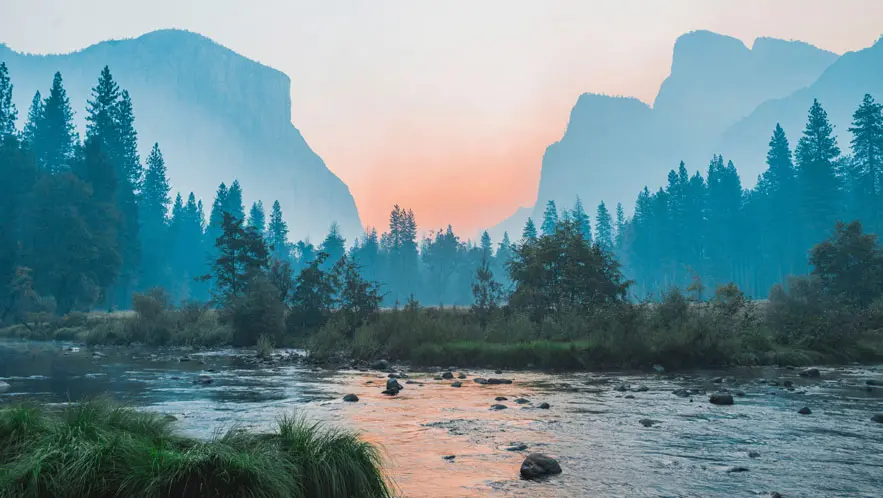
#> input picture data/sample.png, 883 x 498 px, found by its file name
$ python main.py   (older library calls are emulated)
#> lines starting #> are read from the running program, lines starting #| are printed output that depends on the picture; after the words box and inside, x2 and y2 are one past the last pixel; in counts of white or black regions, pixels touching at a corner belong together
### src/image_utils.py
import cv2
import os


def load_image(image_path):
    """
    Load an image from the specified path.
    Returns the image if successful, otherwise raises an error.
    """

    if not os.path.exists(image_path):
        raise FileNotFoundError(
            f"Image file not found: {image_path}"
        )

    image = cv2.imread(image_path)

    if image is None:
        raise ValueError(
            f"Unable to read the image: {image_path}"
        )

    return image


def get_image_info(image):
    """
    Display basic information about an image.
    """

    height, width = image.shape[:2]
    channels = 1 if len(image.shape) == 2 else image.shape[2]

    print("\n========== IMAGE INFORMATION ==========")
    print(f"Width       : {width} pixels")
    print(f"Height      : {height} pixels")
    print(f"Channels    : {channels}")
    print(f"Image Shape : {image.shape}")
    print("========================================")


def save_image(image, output_path):
    """
    Save a processed image to the specified path.
    """

    folder = os.path.dirname(output_path)

    if folder:
        os.makedirs(folder, exist_ok=True)

    success = cv2.imwrite(output_path, image)

    if not success:
        raise IOError(
            f"Unable to save image: {output_path}"
        )

    print(f"Image saved successfully: {output_path}")

### src/operations.py
import cv2
import matplotlib.pyplot as plt

def save_histogram(image, output_path):
    """
    Generate and save a grayscale image histogram.
    """

    if len(image.shape) != 2:
        image = cv2.cvtColor(
            image,
            cv2.COLOR_BGR2GRAY
        )

    histogram = cv2.calcHist(
        [image],
        [0],
        None,
        [256],
        [0, 256]
    )

    plt.figure(figsize=(8, 5))
    plt.plot(histogram)
    plt.title("Grayscale Image Histogram")
    plt.xlabel("Pixel Intensity")
    plt.ylabel("Frequency")
    plt.xlim([0, 256])
    plt.tight_layout()
    plt.savefig(output_path)
    plt.close()

    print(f"Histogram saved successfully: {output_path}")

def convert_to_grayscale(image):
    """
    Convert a BGR color image into grayscale.
    """

    gray_image = cv2.cvtColor(
        image,
        cv2.COLOR_BGR2GRAY
    )

    return gray_image


def resize_image(image, width=640, height=360):
    """
    Resize an image to the specified width and height.
    """

    resized_image = cv2.resize(
        image,
        (width, height),
        interpolation=cv2.INTER_AREA
    )

    return resized_image


def apply_gaussian_filter(image, kernel_size=5):
    """
    Apply Gaussian blur to reduce image noise.
    """

    if kernel_size % 2 == 0:
        raise ValueError(
            "Kernel size must be an odd number."
        )

    blurred_image = cv2.GaussianBlur(
        image,
        (kernel_size, kernel_size),
        0
    )

    return blurred_image

# [20 lines left out: function calculate_histogram, not called in this run]


def equalize_histogram(image):
    """
    Improve grayscale image contrast using
    histogram equalization.
    """

    if len(image.shape) != 2:
        image = cv2.cvtColor(
            image,
            cv2.COLOR_BGR2GRAY
        )

    equalized_image = cv2.equalizeHist(image)

    return equalized_image

def sobel_edge_detection(image):
    """
    Detect edges using the Sobel operator.
    Returns the gradient magnitude image.
    """

    if len(image.shape) != 2:
        image = cv2.cvtColor(
            image,
            cv2.COLOR_BGR2GRAY
        )

    sobel_x = cv2.Sobel(
        image,
        cv2.CV_64F,
        1,
        0,
        ksize=3
    )

    sobel_y = cv2.Sobel(
        image,
        cv2.CV_64F,
        0,
        1,
        ksize=3
    )

    # Convert the gradients to 8-bit images
    abs_x = cv2.convertScaleAbs(sobel_x)
    abs_y = cv2.convertScaleAbs(sobel_y)

    # Combine horizontal and vertical gradients
    magnitude = cv2.addWeighted(
        abs_x,
        0.5,
        abs_y,
        0.5,
        0
    )

    return magnitude


def canny_edge_detection(
        image,
        lower_threshold=100,
        upper_threshold=200):
    """
    Detect edges using the Canny edge detector.
    """

    if len(image.shape) != 2:
        image = cv2.cvtColor(
            image,
            cv2.COLOR_BGR2GRAY
        )

    edges = cv2.Canny(
        image,
        lower_threshold,
        upper_threshold
    )

    return edges
def binary_threshold(image, threshold=127):
    """
    Convert a grayscale image into a binary image
    using a fixed threshold.
    """

    if len(image.shape) != 2:
        image = cv2.cvtColor(
            image,
            cv2.COLOR_BGR2GRAY
        )

    _, binary = cv2.threshold(
        image,
        threshold,
        255,
        cv2.THRESH_BINARY
    )

    return binary


def adaptive_threshold(image):
    """
    Perform adaptive thresholding on a grayscale image.
    """

    if len(image.shape) != 2:
        image = cv2.cvtColor(
            image,
            cv2.COLOR_BGR2GRAY
        )

    adaptive = cv2.adaptiveThreshold(
        image,
        255,
        cv2.ADAPTIVE_THRESH_GAUSSIAN_C,
        cv2.THRESH_BINARY,
        11,
        2
    )

    return adaptive

### src/main.py
from image_utils import (
    load_image,
    get_image_info,
    save_image
)

from operations import (
    convert_to_grayscale,
    resize_image,
    apply_gaussian_filter,
    save_histogram,
    equalize_histogram,
    sobel_edge_detection,
    canny_edge_detection,
    binary_threshold,
    adaptive_threshold
)


# Input image
IMAGE_PATH = "data/sample.png"

# Output directory
OUTPUT_DIR = "output"


def main():

    try:

        # ==========================================================
        # 1. LOAD ORIGINAL IMAGE
        # ==========================================================

        image = load_image(IMAGE_PATH)
#> in load_image, image is the input picture: shape (498, 883, 3); mean B, G, R 147.2, 139.7, 108.4

        print("\n========== ORIGINAL IMAGE ==========")
        get_image_info(image)
#| Width       : 883 pixels
#| Height      : 498 pixels
#| Channels    : 3
#| Image Shape : (498, 883, 3)


        # ==========================================================
        # 2. GRAYSCALE CONVERSION
        # ==========================================================

        gray_image = convert_to_grayscale(image)
#> in convert_to_grayscale, `gray_image = cv2.cvtColor( image, cv2.COLOR_BGR2GRAY )`:
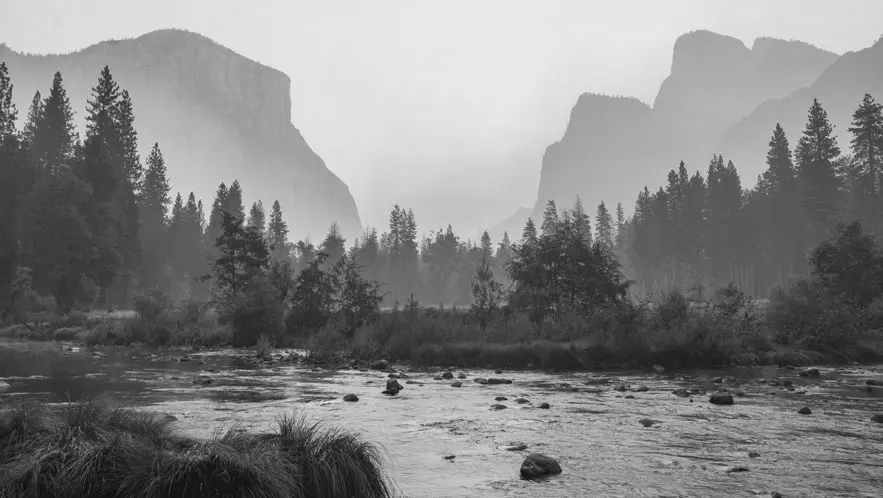
#> gray_image: shape (498, 883); min 2, max 241, mean 131.2

        print("\nGrayscale conversion successful!")
        print(f"Grayscale Shape: {gray_image.shape}")
#| Grayscale Shape: (498, 883)

        save_image(
            gray_image,
            f"{OUTPUT_DIR}/grayscale.png"
        )


        # ==========================================================
        # 3. IMAGE RESIZING
        # ==========================================================

        resized_image = resize_image(
            image,
            width=640,
            height=360
        )

        print("\nImage resizing successful!")
        print(f"Resized Shape: {resized_image.shape}")
#| Resized Shape: (360, 640, 3)

        save_image(
            resized_image,
            f"{OUTPUT_DIR}/resized.png"
        )


        # ==========================================================
        # 4. GAUSSIAN FILTERING
        # ==========================================================

        gaussian_image = apply_gaussian_filter(
            image,
            kernel_size=5
        )

        print("\nGaussian filtering successful!")

        save_image(
            gaussian_image,
            f"{OUTPUT_DIR}/gaussian_blur.png"
        )


        # ==========================================================
        # 5. HISTOGRAM GENERATION
        # ==========================================================

        save_histogram(
            gray_image,
            f"{OUTPUT_DIR}/histogram.png"
        )
#> in save_histogram, `histogram = cv2.calcHist( [image], [0], None, [256], [0, 256] )`: histogram = 256 values, max 6699 at index 227, min 0 at index 0, mean 1717.7


        # ==========================================================
        # 6. HISTOGRAM EQUALIZATION
        # ==========================================================

        equalized_image = equalize_histogram(
            gray_image
        )
#> in equalize_histogram, `equalized_image = cv2.equalizeHist(image)`:
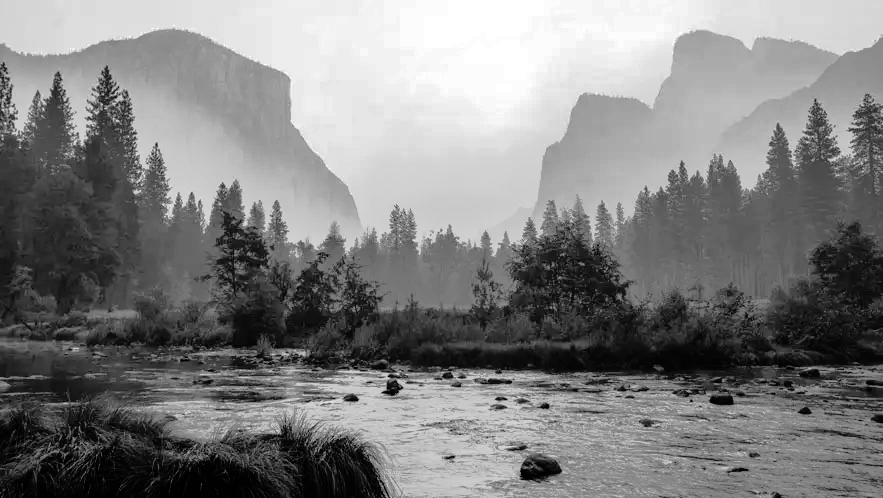
#> equalized_image: shape (498, 883); min 0, max 255, mean 128.3

        print("\nHistogram equalization successful!")

        save_image(
            equalized_image,
            f"{OUTPUT_DIR}/equalized.png"
        )


        # Save histogram of equalized image
        save_histogram(
            equalized_image,
            f"{OUTPUT_DIR}/equalized_histogram.png"
        )
#> call 2 of save_histogram, with output_path = 'output/equalized_histogram.png'
#> in save_histogram (call 2), `histogram = cv2.calcHist( [image], [0], None, [256], [0, 256] )`: histogram = 256 values, max 6699 at index 237, min 0 at index 18, mean 1717.7
#> in save_histogram (call 2), `plt.savefig(output_path)`:
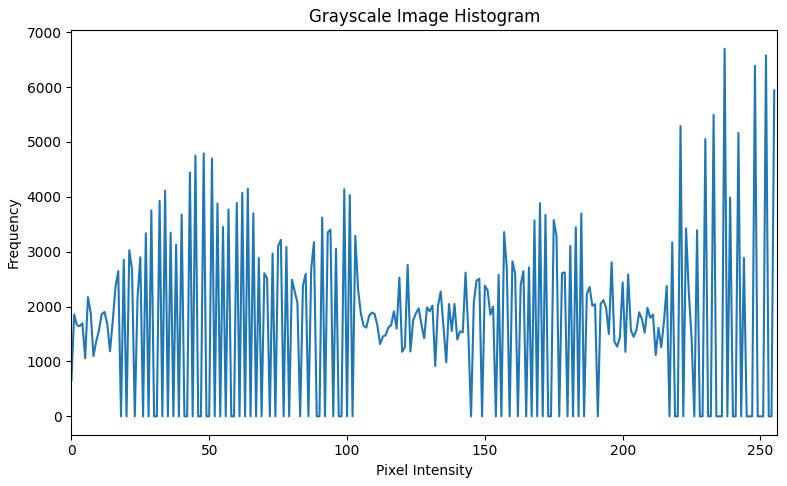
#> figure drawn by matplotlib, 1 panel; curve peaks at x = 237, y = 6699


        # ==========================================================
        # 7. SOBEL EDGE DETECTION
        # ==========================================================

        sobel_image = sobel_edge_detection(
            gray_image
        )
#> in sobel_edge_detection, `sobel_y = cv2.Sobel( image, cv2.CV_64F, 0, 1, ksize=3 )`:
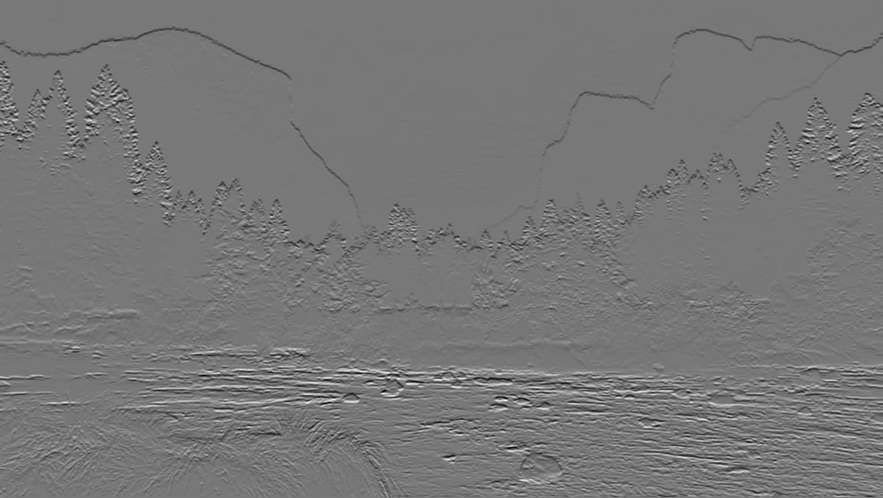
#> sobel_y: shape (498, 883) float64; min -584, max 657, mean -2.2; drawn with min black and max white

        print("\nSobel edge detection successful!")

        save_image(
            sobel_image,
            f"{OUTPUT_DIR}/sobel_edges.png"
        )


        # ==========================================================
        # 8. CANNY EDGE DETECTION
        # ==========================================================

        canny_image = canny_edge_detection(
            gray_image,
            lower_threshold=100,
            upper_threshold=200
        )
#> in canny_edge_detection, `edges = cv2.Canny( image, lower_threshold, upper_threshold )`:
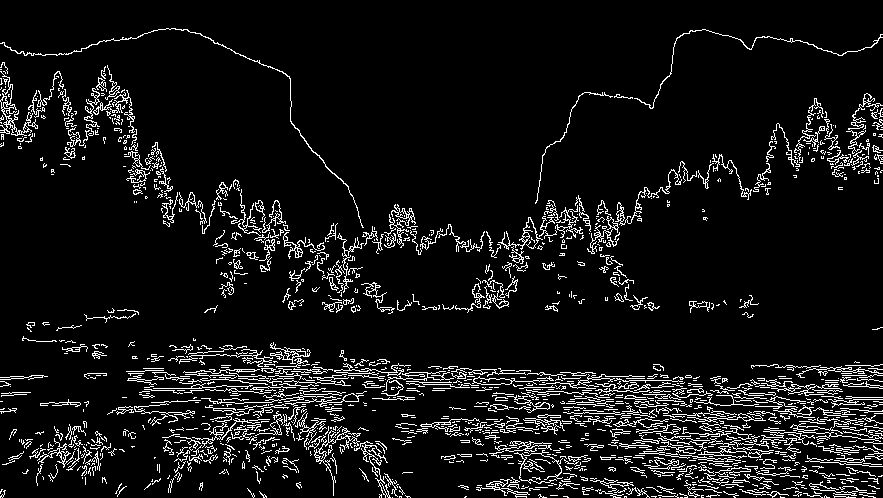
#> edges: shape (498, 883); 8% white in thin lines or dots

        print("\nCanny edge detection successful!")

        save_image(
            canny_image,
            f"{OUTPUT_DIR}/canny_edges.png"
        )


        # ==========================================================
        # 9. BINARY THRESHOLDING
        # ==========================================================

        binary_image = binary_threshold(
            gray_image,
            threshold=127
        )
#> in binary_threshold, `_, binary = cv2.threshold( image, threshold, 255, cv2.THRESH_BINARY )`:
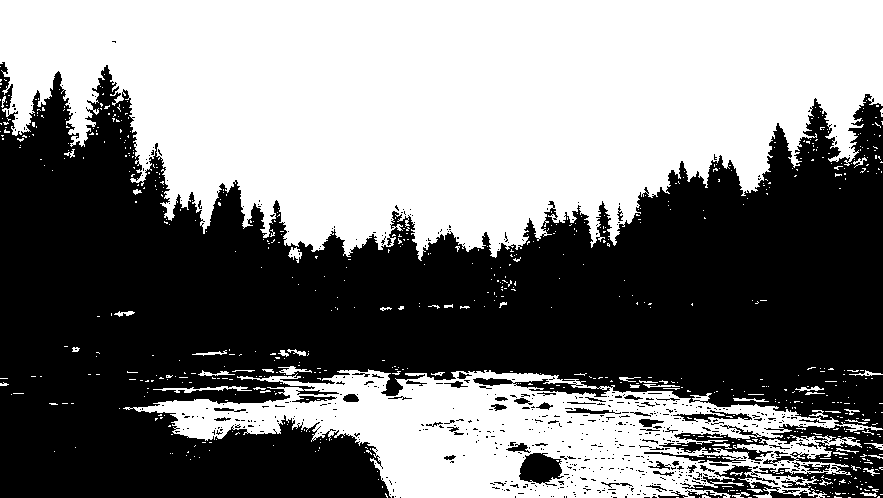
#> binary: shape (498, 883); 49.3% white; 725 white regions (677 under 20 px), largest, box (x1, y1, x2, y2) and area: (0, 0, 883, 261) 165502, (123, 369, 883, 498) 46886, (153, 386, 252, 393) 256

        print("\nBinary thresholding successful!")

        save_image(
            binary_image,
            f"{OUTPUT_DIR}/binary.png"
        )


        # ==========================================================
        # 10. ADAPTIVE THRESHOLDING
        # ==========================================================

        adaptive_image = adaptive_threshold(
            gray_image
        )
#> in adaptive_threshold, `adaptive = cv2.adaptiveThreshold( image, 255, cv2.ADAPTIVE_THRESH_GAUS..`:
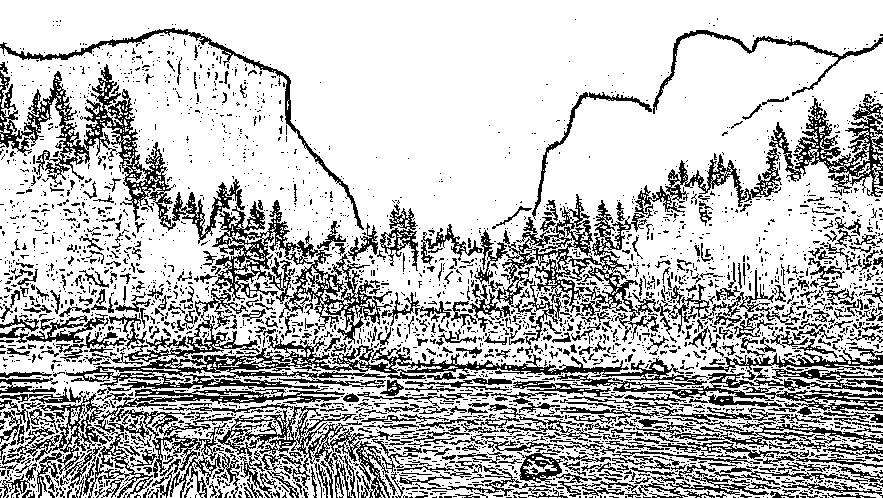
#> adaptive: shape (498, 883); 74.1% white; black in thin lines or dots

        print("\nAdaptive thresholding successful!")

        save_image(
            adaptive_image,
            f"{OUTPUT_DIR}/adaptive.png"
        )


        # ==========================================================
        # FINAL STATUS
        # ==========================================================

        print("\n========== OPERATIONS COMPLETED ==========")

        print("1. Grayscale conversion")
        print("2. Image resizing")
        print("3. Gaussian filtering")
        print("4. Histogram generation")
        print("5. Histogram equalization")
        print("6. Sobel edge detection")
        print("7. Canny edge detection")
        print("8. Binary thresholding")
        print("9. Adaptive thresholding")

        print("==========================================")

        print("\nAll image processing operations completed successfully.")


    except (FileNotFoundError, ValueError, IOError) as e:

        print(f"\nError: {e}")


# ==============================================================
# PROGRAM ENTRY POINT
# ==============================================================

if __name__ == "__main__":
    main()
